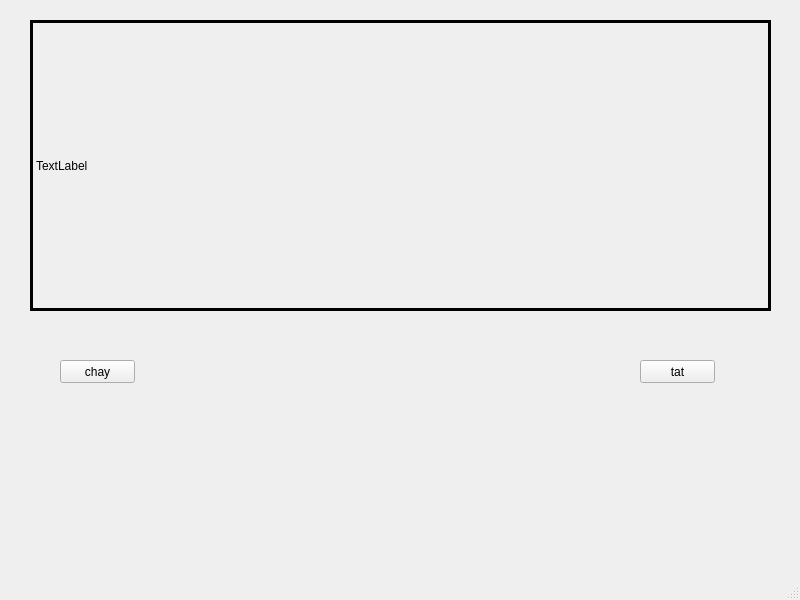
<?xml version="1.0" encoding="UTF-8"?>
<ui version="4.0">
 <class>MainWindow</class>
 <widget class="QMainWindow" name="MainWindow">
  <property name="geometry">
   <rect>
    <x>0</x>
    <y>0</y>
    <width>800</width>
    <height>600</height>
   </rect>
  </property>
  <property name="windowTitle">
   <string>MainWindow</string>
  </property>
  <widget class="QWidget" name="centralwidget">
   <widget class="QLabel" name="label">
    <property name="geometry">
     <rect>
      <x>30</x>
      <y>20</y>
      <width>741</width>
      <height>291</height>
     </rect>
    </property>
    <property name="frameShape">
     <enum>QFrame::Box</enum>
    </property>
    <property name="lineWidth">
     <number>3</number>
    </property>
    <property name="text">
     <string>TextLabel</string>
    </property>
   </widget>
   <widget class="QPushButton" name="pushButton">
    <property name="geometry">
     <rect>
      <x>60</x>
      <y>360</y>
      <width>75</width>
      <height>23</height>
     </rect>
    </property>
    <property name="text">
     <string>chay</string>
    </property>
   </widget>
   <widget class="QPushButton" name="pushButton_2">
    <property name="geometry">
     <rect>
      <x>640</x>
      <y>360</y>
      <width>75</width>
      <height>23</height>
     </rect>
    </property>
    <property name="text">
     <string>tat</string>
    </property>
   </widget>
  </widget>
  <widget class="QMenuBar" name="menubar">
   <property name="geometry">
    <rect>
     <x>0</x>
     <y>0</y>
     <width>800</width>
     <height>21</height>
    </rect>
   </property>
  </widget>
  <widget class="QStatusBar" name="statusbar"/>
 </widget>
 <resources/>
 <connections/>
</ui>
